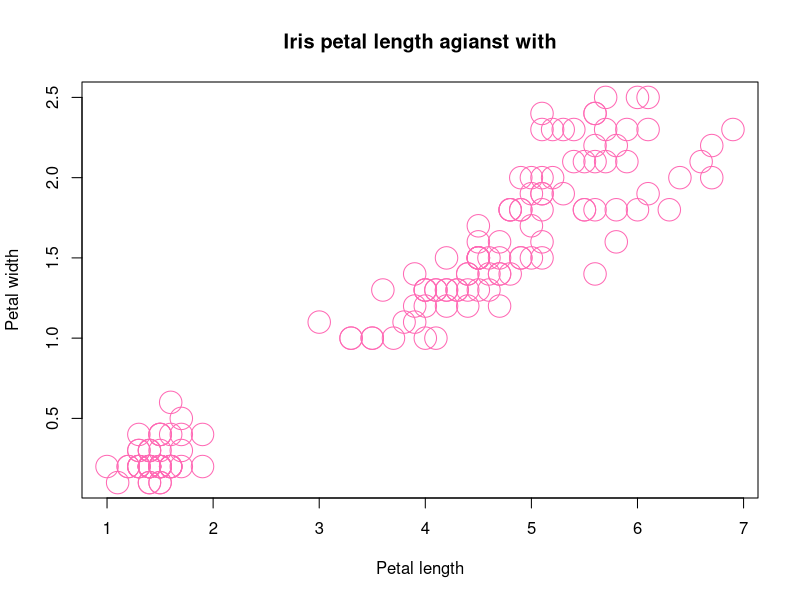

Reproduce this figure in R.
#peepeepoopoo
plot(
  x = iris$Petal.Length,
  y = iris$Petal.Width,
  xlab = "Petal length",
  ylab = "Petal width",
  cex = 3,
  pch=21,
  col = "hotpink",
  main = "Iris petal length agianst with"
) 
